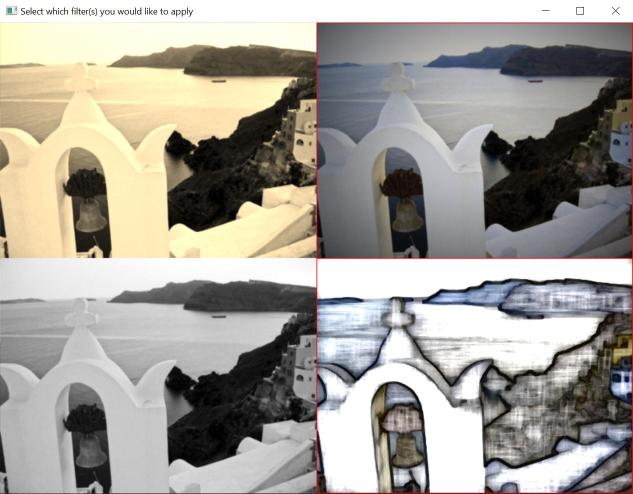
#> input picture visuals/interface.jpg, 1266 x 988 px (shown at 1/2 size); its folder holds only this picture in this run
$ python ImageFilter.py
#> lines starting #> are read from the running program, lines starting #| are printed output that depends on the picture
import pathlib
import os
import numpy as np
import cv2


class ImageFilter:
    __paths  = []
    __input_images = []
    __window_name = "Select which filter(s) you would like to apply"
    __sepia = False
    __vignette = False
    __bw = False
    __pskt = False

    def __init__(self):
        self.__loadImage()

    def run(self):
        try:
            for idx in range(0, len(self.__input_images)):
                downsized_img = cv2.resize(self.__input_images[idx],None,fx=0.8,fy=0.8) #Downsized copy of the images just to show the results
                downsized_sepia = self.__sepiaFilter(downsized_img)
                downsized_vignette = self.__vignetteFilter(downsized_img)
                downsized_black_and_white = self.__blackAndWhiteFilter(downsized_img)
                downsized_pencil_sketch = self.__pencilSketchFilter(downsized_img)

                upper_filters = cv2.hconcat([downsized_sepia, downsized_vignette])
                bottom_filters = cv2.hconcat([downsized_black_and_white, downsized_pencil_sketch])
                select_window = cv2.vconcat([upper_filters, bottom_filters])

                print("[INFO] Close the window to proceed with your selection...")

                cv2.imshow(self.__window_name, select_window)
                cv2.setMouseCallback(self.__window_name, self.__mouseHandlerCallback, select_window.copy())
                cv2.waitKey(0)
                cv2.destroyAllWindows()

                self.__applyAndSave(self.__input_images[idx], self.__paths[idx])
                self.__reset()
#> this loop made 1 pass
#> pass 1, in __sepiaFilter, `img_sepia = cv2.cvtColor(img_sepia, cv2.COLOR_BGR2RGB)`:
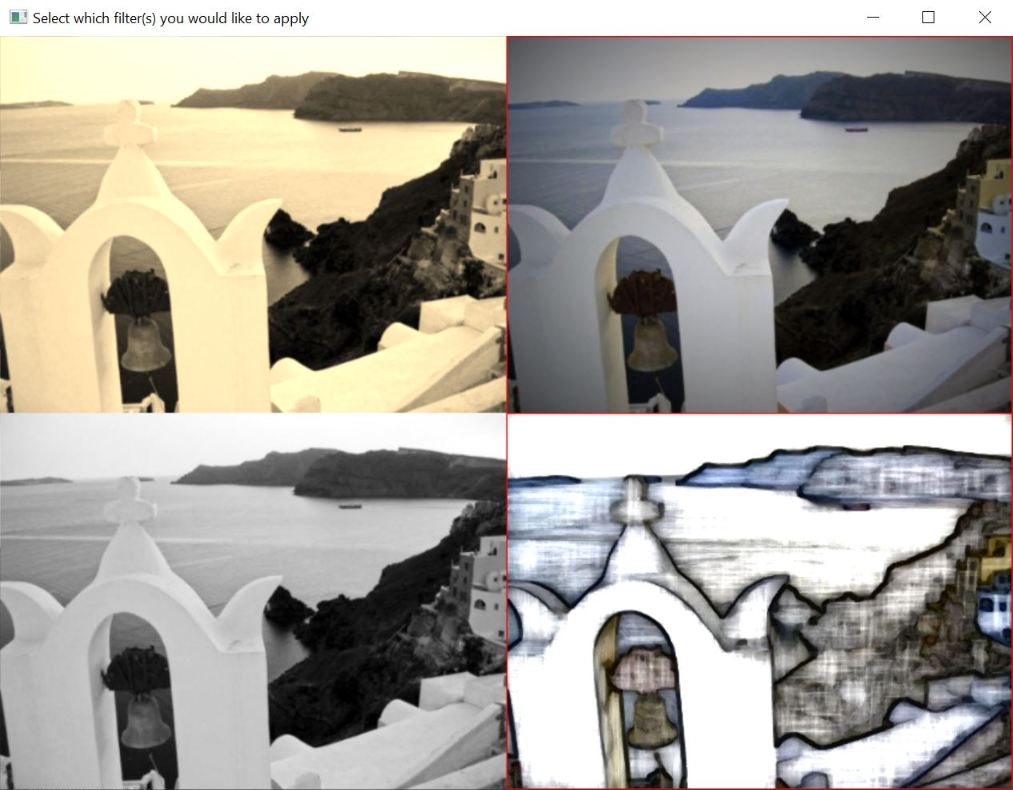
#> img_sepia: shape (790, 1013, 3); mean R, G, B 161.7, 158, 150.5
#> pass 1, in __sepiaFilter, `img_sepia = cv2.transform(img_sepia, np.matrix([[0.393, 0.769, 0.189],..`:
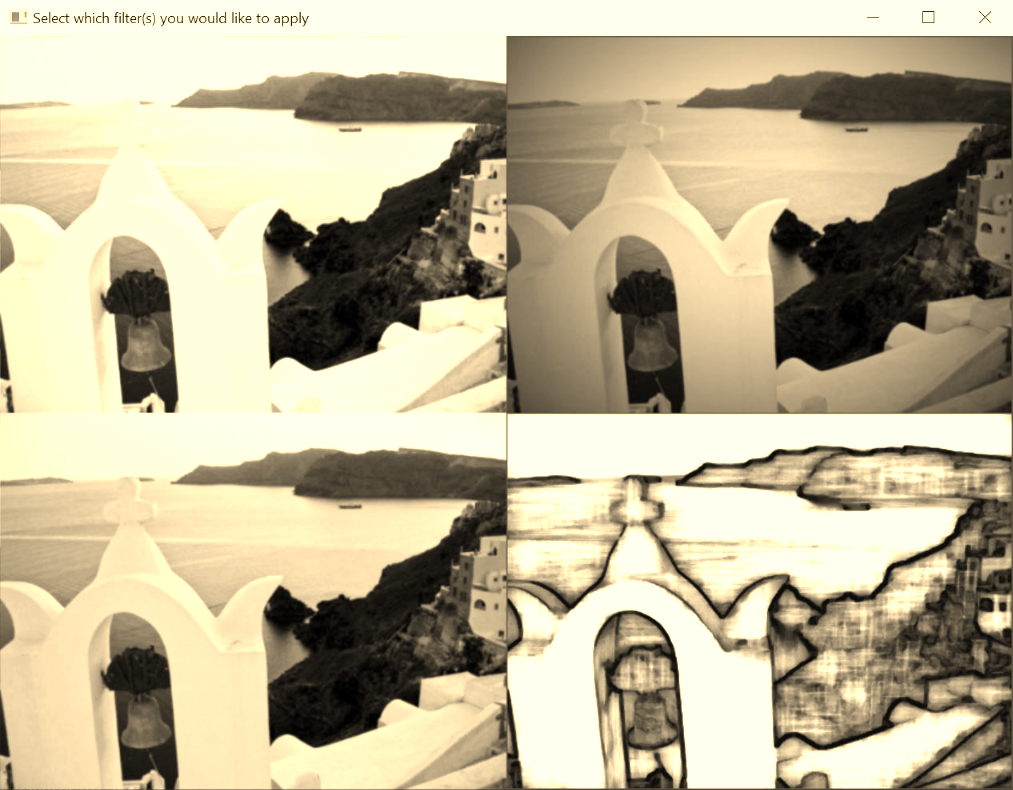
#> img_sepia: shape (790, 1013, 3); mean R, G, B 187.8, 177.6, 148.2
#> after the loop:
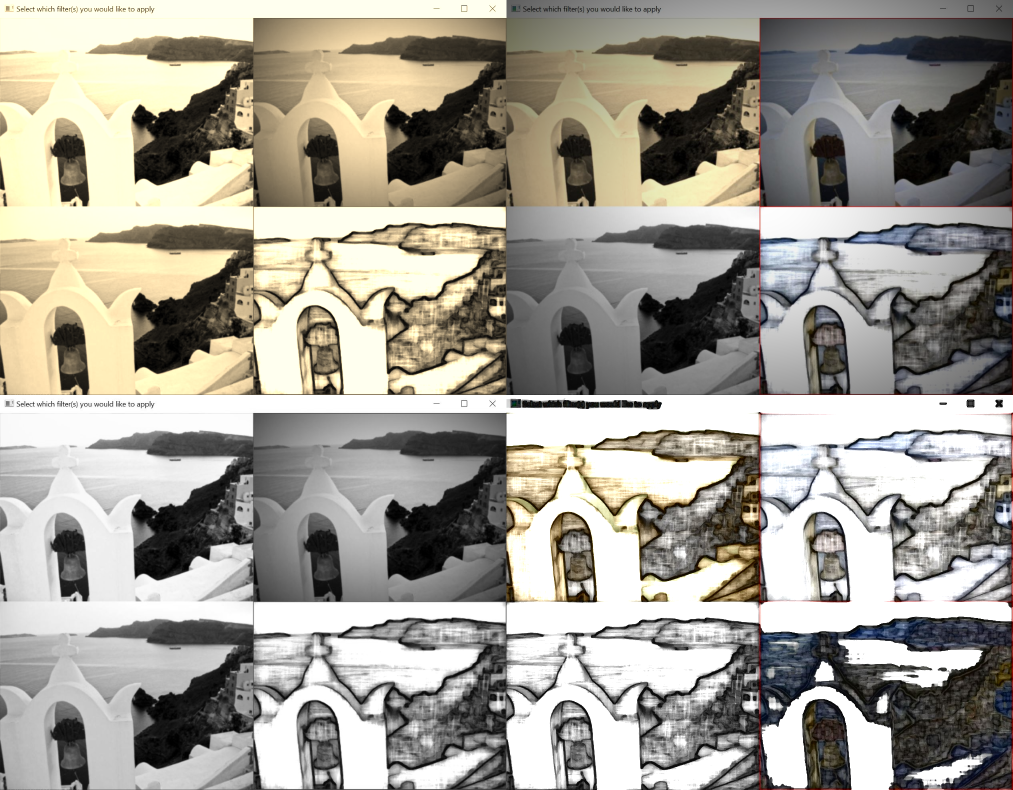
#> select_window: shape (1580, 2026, 3) (shown at 1/2 size); mean B, G, R 147.2, 156.7, 160.4
        except:
            print('[ERROR] An error occurred. Finishing execution.')

        print("[INFO] Correctly executed program. Finishing...")

    def __reset(self):
        self.__sepia = False
        self.__vignette = False
        self.__bw = False
        self.__pskt = False

    def __applyAndSave(self, img, path):
        if self.__sepia:
            full_img_sepia = self.__sepiaFilter(img)
            sepia_path = str(pathlib.Path(path).with_suffix('')) + '-sepia.jpg'
            cv2.imwrite(sepia_path, full_img_sepia)
            print("Saved", sepia_path)
        if self.__bw:
            full_img_bw = self.__blackAndWhiteFilter(img)
            bw_path = str(pathlib.Path(path).with_suffix('')) + '-bw.jpg'
            cv2.imwrite(bw_path, full_img_bw)
            print("Saved", bw_path)
        if self.__vignette:
            full_img_vignette = self.__vignetteFilter(img)
            vignette_path = str(pathlib.Path(path).with_suffix('')) + '-vignette.jpg'
            cv2.imwrite(vignette_path, full_img_vignette)
            print("Saved", vignette_path)
        if self.__pskt:
            full_img_pskt = self.__pencilSketchFilter(img)
            pskt_path = str(pathlib.Path(path).with_suffix('')) + '-pskt.jpg'
            cv2.imwrite(pskt_path, full_img_pskt)
            print("Saved", pskt_path)

    def __sepiaFilter(self, img):
        img_sepia = img.copy()
        img_sepia = cv2.cvtColor(img_sepia, cv2.COLOR_BGR2RGB)
        img_sepia = cv2.transform(img_sepia, np.matrix([[0.393, 0.769, 0.189],
                                                        [0.349, 0.686, 0.168],
                                                        [0.272, 0.534, 0.131]]))
        img_sepia = np.clip(img_sepia, 0, 255)
        img_sepia = np.array(img_sepia, dtype = np.uint8)
        img_sepia = cv2.cvtColor(img_sepia, cv2.COLOR_RGB2BGR)

        return img_sepia

    def __vignetteFilter(self, img, level=2):
        height, width = img.shape[:2]
        x_kernel = cv2.getGaussianKernel(width, width/level)
        y_kernel = cv2.getGaussianKernel(height, height/level)
        kernel = y_kernel * x_kernel.T

        mask = kernel / kernel.max()
        img_vignette = img.copy()
        for i in range(img_vignette.shape[2]):
            img_vignette[:,:,i] = img_vignette[:,:,i] * mask

        return img_vignette

    def __blackAndWhiteFilter(self, img):
        img_bw = img.copy()
        img_bw = cv2.cvtColor(img_bw, cv2.COLOR_BGR2GRAY)
        img_bw = cv2.cvtColor(img_bw, cv2.COLOR_GRAY2BGR) #It needs to be converted back into a three channels image

        return img_bw

    def __pencilSketchFilter(self, img):
        img_psk = img.copy()
        img_psk = cv2.GaussianBlur(img_psk, (5,5), 0, 0)
        img_psk_gray, img_psk_colour = cv2.pencilSketch(img_psk)

        return img_psk_colour

    # [53 lines left out: functions __mouseHandlerCallback, __remarkSelected, __getSelectedFilter, not called in this run]

    def __loadImage(self):
        try:
            for file in os.listdir('../visuals'):
                self.__paths.append(file)
                self.__input_images.append(cv2.imread('../visuals/' + file, cv2.IMREAD_COLOR))
            print('[INFO] Loaded image(s)')
        except:
            print('[ERROR] An error occured while reading the image(s)')


if __name__ == "__main__":
    imageFilter_obj = ImageFilter()
    imageFilter_obj.run()
